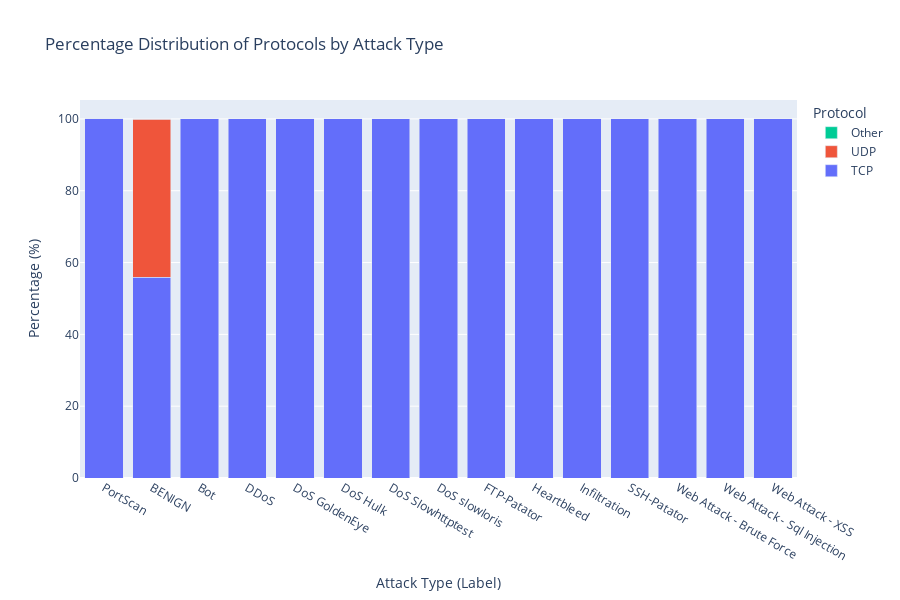

The code cell stored with this chart in its notebook:
### Code cell
output_path = 'saved_plots/protocol_distribution.csv'
protocol_df = pd.read_csv(output_path)

print(protocol_df)

fig = go.Figure()

for protocol_name in ['TCP', 'UDP', 'Other']:
    plot_data = protocol_df[protocol_df['Protocol_Name'] == protocol_name]

    if not plot_data.empty:
        fig.add_trace(go.Bar(
            x=plot_data['Label'],
            y=plot_data['Percentage'],
            name=protocol_name
        ))

fig.update_layout(
    barmode='stack',
    title_text="Percentage Distribution of Protocols by Attack Type",
    xaxis_title="Attack Type (Label)",
    yaxis_title="Percentage (%)",
    height=600,
    legend_title_text='Protocol',
    xaxis={'categoryorder':'total descending'}
)

fig.show()

### Figure 1 — Plotly figure (JSON) as saved in the notebook; plotly's stock layout.template omitted (floating-point values rounded to 4 significant figures)
{"data": [{"name": "TCP", "type": "bar", "x": ["BENIGN", "Bot", "DDoS", "DoS GoldenEye", "DoS Hulk", "DoS Slowhttptest", "DoS slowloris", "FTP-Patator", "Heartbleed", "Infiltration", "PortScan", "SSH-Patator", "Web Attack - Brute Force", "Web Attack - Sql Injection", "Web Attack - XSS"], "y": [55.95, 100.0, 100.0, 100.0, 100.0, 100.0, 100.0, 100.0, 100.0, 100.0, 100.0, 100.0, 100.0, 100.0, 100.0]}, {"name": "UDP", "type": "bar", "x": ["BENIGN", "PortScan"], "y": [43.98, 0.0006292]}, {"name": "Other", "type": "bar", "x": ["BENIGN", "PortScan"], "y": [0.07436, 0.003775]}], "layout": {"barmode": "stack", "height": 600, "legend": {"title": {"text": "Protocol"}}, "title": {"text": "Percentage Distribution of Protocols by Attack Type"}, "xaxis": {"categoryorder": "total descending", "title": {"text": "Attack Type (Label)"}}, "yaxis": {"title": {"text": "Percentage (%)"}}}}
